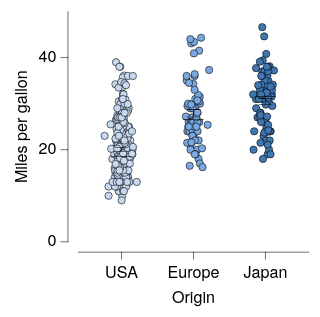

Source (Vega-Lite JSON):
### Vega-Lite specification from a JSON file in a GitHub repository (floating-point values rounded to 4 significant figures; data arrays with more than 128 entries replaced by an {"elided": "..."} marker saying what was removed)
{"background": null, "config": {"arc": {"fill": "#DBDBDB", "fillOpacity": 1.0, "innerRadius": 25.0, "padAngle": 0.03, "stroke": "black", "strokeOpacity": 1, "strokeWidth": 0.25}, "area": {"fill": "#DBDBDB", "fillOpacity": 1.0, "stroke": "black", "strokeOpacity": 1, "strokeWidth": 0.25}, "axis": {"domain": true, "domainCap": "round", "domainColor": "black", "domainWidth": 0.25, "grid": false, "gridCap": "round", "gridColor": "#F1F1F1", "gridDash": [0, 0], "gridOpacity": 1.0, "gridWidth": 0.25, "labelColor": "black", "labelFont": "HelveticaNeue", "labelFontSize": 7, "labelFontStyle": "normal", "labelFontWeight": 400, "offset": 4.5, "ticks": true, "tickCap": "round", "tickColor": "black", "tickRound": false, "tickSize": 3, "tickWidth": 0.25, "titleColor": "black", "titleFont": "HelveticaNeue", "titleFontSize": 7, "titleFontStyle": "normal", "titleFontWeight": 400}, "axisX": {"domain": true, "labelAlign": "center", "labelAngle": 0, "labels": true, "ticks": true, "translate": 0}, "axisY": {"domain": true, "labelAlign": "right", "labelAngle": 0, "labels": true, "ticks": true, "translate": 0}, "axisRight": {"domain": true, "labelAlign": "left", "labelAngle": 0, "labels": true, "ticks": true, "translate": 0}, "axisTop": {"domain": true, "labelAlign": "center", "labelAngle": 0, "labels": true, "ticks": true, "translate": 0}, "axisBand": {"tickOffset": 0}, "bar": {"fill": "#DBDBDB", "fillOpacity": 1.0, "stroke": "black", "strokeOpacity": 1, "strokeWidth": 0.25}, "boxplot": {"size": 9.0, "ticks": {"cornerRadius": 0.25, "fill": "black", "size": 4.5, "thickness": 0.25}, "box": {"fillOpacity": 1.0, "stroke": "black", "strokeOpacity": 1, "strokeWidth": 0.25}, "median": {"fill": "black", "fillOpacity": 1.0, "size": 9.0, "thickness": 0.25}, "rule": {"fill": "black", "fillOpacity": 1.0, "size": 10.0, "stroke": "black", "strokeDash": [0, 0], "strokeOpacity": 1, "strokeWidth": 0.25}, "outliers": {"color": "black", "fill": "black", "fillOpacity": 1.0, "size": 0, "stroke": "black", "strokeOpacity": 1, "strokeWidth": 0.25}}, "circle": {"fill": "black", "fillOpacity": 1.0, "size": 0.5, "stroke": null, "strokeOpacity": 1, "strokeWidth": 0.25}, "errorband": {"band": {"fillOpacity": 0.6, "stroke": null, "strokeWidth": 0.25, "strokeOpacity": 1}, "borders": {"opacity": 0, "strokeOpacity": 0.25, "strokeWidth": 1}}, "errorbar": {"opacity": 1, "rule": {"strokeDash": [0, 0], "strokeWidth": 0.25}, "ticks": {"color": "black", "cornerRadius": 0.125, "opacity": 1, "size": 6.0, "thickness": 0.25}, "thickness": 0.25}, "font": "HelveticaNeue", "geoshape": {"fill": "#DBDBDB", "fillOpacity": 1.0, "stroke": "black", "strokeOpacity": 1, "strokeWidth": 0.25}, "header": {"labelColor": "black", "labelFont": "HelveticaNeue", "labelFontSize": 7, "labelFontStyle": "normal", "labelFontWeight": 400, "titleColor": "black", "titleFont": "HelveticaNeue", "titleFontSize": 7, "titleFontStyle": "normal", "titleFontWeight": 400, "titlePadding": 0}, "legend": {"disable": false, "offset": 4.5, "gradientLength": 50.0, "gradientThickness": 5.0, "gradientOpacity": 1.0, "gradientStrokeColor": "black", "gradientStrokeWidth": 0.25, "labelColor": "black", "labelFont": "HelveticaNeue", "labelFontSize": 7, "labelFontStyle": "normal", "labelFontWeight": 400, "strokeColor": "black", "strokeWidth": 0, "symbolSize": 42, "symbolStrokeColor": "black", "symbolStrokeWidth": 0.25, "titleColor": "black", "titleFont": "HelveticaNeue", "titleFontSize": 7, "titleFontStyle": "normal", "titleFontWeight": 400}, "line": {"color": "black", "stroke": "black", "strokeCap": "round", "strokeDash": [0, 0], "strokeOpacity": 1, "strokeWidth": 0.375}, "point": {"filled": true, "fill": "#DBDBDB", "fillOpacity": 1.0, "size": 5.0, "stroke": "black", "strokeOpacity": 1, "strokeWidth": 0.25}, "range": {"category": ["#C6D9F1", "#F1C9CB", "#FEF0B9", "#CEE37A", "#7AA8E0", "#E589A3", "#FDDD5D", "#68B961", "#4177B1", "#C35082", "#E5C227", "#438156"], "diverging": {"scheme": ["#C35082", "#CE6D94", "#D989A7", "#E2A4BA", "#EABFCE", "#F1DBE2", "#F6F6F6", "#D7E0EB", "#B9CBE0", "#9BB6D5", "#7DA1C9", "#5F8CBD", "#4177B1"]}, "heatmap": {"scheme": ["#DFE9F7", "#C6D9F1", "#ADC8EC", "#94B8E6", "#7AA8E0", "#6097DA", "#4D87CA", "#4177B1", "#386898", "#2F597F", "#264A69", "#1D3A58"]}, "ordinal": {"scheme": ["#F1F1F1", "#DBDBDB", "#C6C6C6", "#B2B2B2", "#9D9D9D", "#898989", "#767676", "#636363", "#515151", "#404040", "#2F2F2F", "#1F1F1F"]}, "ramp": {"scheme": ["#DFE9F7", "#C6D9F1", "#ADC8EC", "#94B8E6", "#7AA8E0", "#6097DA", "#4D87CA", "#4177B1", "#386898", "#2F597F", "#264A69", "#1D3A58"]}}, "rule": {"color": "black", "stroke": "black", "strokeCap": "round", "strokeDash": [2, 2], "strokeOpacity": 1, "strokeWidth": 0.25}, "scale": {"bandPaddingInner": 0.1, "bandPaddingOuter": 0.1, "round": false}, "rect": {"fill": "#DBDBDB", "fillOpacity": 1.0, "stroke": "black", "strokeOpacity": 1, "strokeWidth": 0.25}, "square": {"fill": "#DBDBDB", "fillOpacity": 1.0, "size": 10.0, "stroke": "black", "strokeOpacity": 1, "strokeWidth": 0.25}, "text": {"color": "black", "font": "HelveticaNeue", "fontSize": 7, "fontStyle": "normal", "fontWeight": 400}, "title": {"anchor": "middle", "frame": "group", "color": "black", "font": "HelveticaNeue", "fontSize": 7, "fontStyle": "normal", "fontWeight": 400, "subtitleColor": "black", "subtitleFont": "HelveticaNeue", "subtitleFontSize": "HelveticaNeue", "subtitleFontStyle": "normal", "subtitleFontWeight": 400}, "view": {"continuousWidth": 100, "continuousHeight": 100, "discreteWidth": 100, "discreteHeight": 100, "fill": null, "stroke": null, "strokeWidth": 0.25}}, "layer": [{"data": {"name": "data-5a85ede2053d4aec77293cfb476ae07b"}, "mark": {"type": "circle", "opacity": 1.0, "size": 10.0, "stroke": "black", "strokeOpacity": 1, "strokeWidth": 0.25}, "encoding": {"color": {"field": "Origin", "legend": null, "scale": {"range": ["#C6D9F1", "#7AA8E0", "#4177B1", "#F1C9CB", "#E589A3", "#C35082", "#FEF0B9", "#FDDD5D", "#E5C227", "#CEE37A", "#68B961", "#438156"]}, "sort": ["USA", "Europe", "Japan"], "title": null, "type": "nominal"}, "x": {"axis": {}, "field": "Origin", "sort": ["USA", "Europe", "Japan"], "title": "Origin", "type": "nominal"}, "xOffset": {"field": "jitter_x", "scale": {"domain": [-7.33, 7.33], "range": [5.17, 19.83]}, "type": "quantitative"}, "y": {"field": "Miles_per_Gallon", "title": "Miles per gallon", "type": "quantitative"}}}, {"data": {"name": "data-64e7897fd8423deef5c97d660b6d3367"}, "mark": {"type": "errorbar"}, "encoding": {"x": {"axis": {}, "field": "Origin", "sort": ["USA", "Europe", "Japan"], "title": "Origin", "type": "nominal"}, "y": {"field": "__mean", "title": "Miles per gallon", "type": "quantitative"}, "yError": {"field": "__error"}}}, {"data": {"name": "data-5a85ede2053d4aec77293cfb476ae07b"}, "mark": {"type": "boxplot", "box": {"fillOpacity": 0, "strokeOpacity": 0}, "outliers": {"opacity": 0}, "rule": {"strokeOpacity": 0}, "ticks": false}, "encoding": {"x": {"axis": {}, "field": "Origin", "sort": ["USA", "Europe", "Japan"], "title": "Origin", "type": "nominal"}, "y": {"field": "Miles_per_Gallon", "title": "Miles per gallon", "type": "quantitative"}}}], "$schema": "https://vega.github.io/schema/vega-lite/v6.4.1.json", "datasets": {"data-5a85ede2053d4aec77293cfb476ae07b": {"elided": "398 records"}, "data-64e7897fd8423deef5c97d660b6d3367": [{"Origin": "USA", "__mean": 20.08, "__error": 0.4058, "__dysonsphere__": 1}, {"Origin": "Japan", "__mean": 30.45, "__error": 0.6852, "__dysonsphere__": 1}, {"Origin": "Europe", "__mean": 27.89, "__error": 0.8037, "__dysonsphere__": 1}]}}
